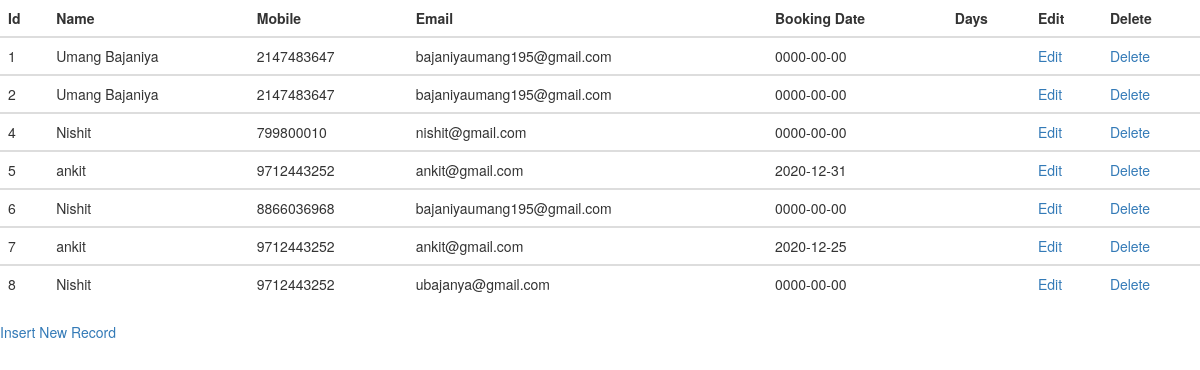
Screenshot of /record.php with the database file from the repository.
### tables this page shows
CREATE TABLE `booking` (
  `id` int(11) NOT NULL,
  `name` varchar(255) NOT NULL,
  `email` varchar(255) NOT NULL,
  `mobile` varchar(10) NOT NULL,
  `booking_date` date NOT NULL,
  `booking_day` varchar(255) NOT NULL
);

### record.php (the view, shortened to what this page needs)
<?php
	include "database.php"
?>
<!DOCTYPE html>
<html>
<head>
  <link rel="stylesheet" href="https://maxcdn.bootstrapcdn.com/bootstrap/3.4.1/css/bootstrap.min.css">
</head>
<body>
<table class="table">
	<thead>
		<th>Id</th>
		<th>Name</th>
		<th>Mobile</th>
		<th>Email</th>
		<th>Booking Date</th>
		<th>Days</th>
		<th>Edit</th>
		<th>Delete</th>
	</thead>
	<?php
	$sel = "SELECT * FROM booking";
	$res = mysqli_query($conn, $sel);
	while ($data = mysqli_fetch_assoc($res)) {
		?>
			<tbody>
				<tr>
					<td><?php echo $data['id'];?></td>
					<td><?php echo $data['name'];?></td>
					<td><?php echo $data['mobile'];?></td>
					<td><?php echo $data['email'];?></td>
					<td><?php echo $data['booking_date'];?></td>
					<td><?php echo $data['booking_day'];?></td>
					<td><a href="edit.php?id=<?php echo $data['id'];?>">Edit</a></td>
					<td><a href="delete.php?id=<?php echo $data['id'];?>" onclick= 'return checkdelete()'>Delete</a></td>
				</tr>
			</tbody>
		<?php
			}
		?>
</table>
</body>
</html>
<a href="index.php">Insert New Record</a>

### rows the page displays
booking: id "1", name "Umang Bajaniya", mobile "2147483647", email "bajaniyaumang195@gmail.com", booking_date "0000-00-00"
booking: id "2", name "Umang Bajaniya", mobile "2147483647", email "bajaniyaumang195@gmail.com", booking_date "0000-00-00"
booking: id "4", name "Nishit", mobile "799800010", email "nishit@gmail.com", booking_date "0000-00-00"
booking: id "5", name "ankit", mobile "9712443252", email "ankit@gmail.com", booking_date "2020-12-31"
booking: id "6", name "Nishit", mobile "8866036968", email "bajaniyaumang195@gmail.com", booking_date "0000-00-00"
booking: id "7", name "ankit", mobile "9712443252", email "ankit@gmail.com", booking_date "2020-12-25"
booking: id "8", name "Nishit", mobile "9712443252", email "ubajanya@gmail.com", booking_date "0000-00-00"
